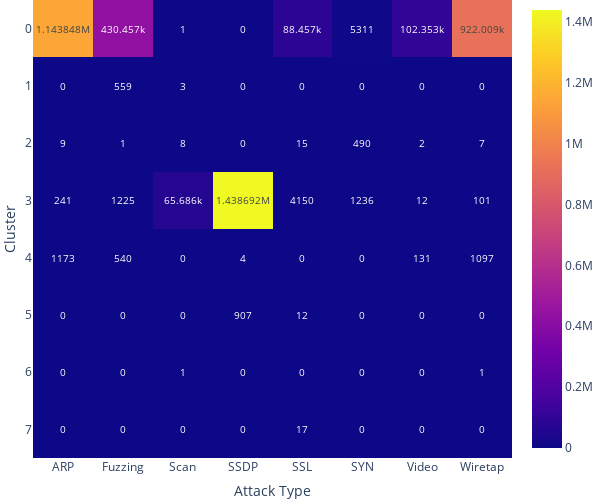

Notebook code for this chart:
### Code cell
fig = px.imshow(df_total_8_mal, text_auto=True)
fig.update_layout(
    xaxis_title="Attack Type", yaxis_title="Cluster", margin=dict(l=0, r=0, t=0, b=0), width=600, height=500
)
fig.show()

### Figure 1 — Plotly figure (JSON) as saved in the notebook; plotly's stock layout.template omitted (floating-point values rounded to 4 significant figures)
{"data": [{"coloraxis": "coloraxis", "hovertemplate": "x: %{x}<br>y: %{y}<br>color: %{z}<extra></extra>", "name": "0", "texttemplate": "%{z}", "type": "heatmap", "x": ["ARP", "Fuzzing", "Scan", "SSDP", "SSL", "SYN", "Video", "Wiretap"], "xaxis": "x", "y": [0, 1, 2, 3, 4, 5, 6, 7], "yaxis": "y", "z": [[1143848, 430457, 1, 0, 88457, 5311, 102353, 922009], [0, 559, 3, 0, 0, 0, 0, 0], [9, 1, 8, 0, 15, 490, 2, 7], [241, 1225, 65686, 1438692, 4150, 1236, 12, 101], [1173, 540, 0, 4, 0, 0, 131, 1097], [0, 0, 0, 907, 12, 0, 0, 0], [0, 0, 1, 0, 0, 0, 0, 1], [0, 0, 0, 0, 17, 0, 0, 0]]}], "layout": {"coloraxis": {"colorscale": [[0, "#0d0887"], [0.1111, "#46039f"], [0.2222, "#7201a8"], [0.3333, "#9c179e"], [0.4444, "#bd3786"], [0.5556, "#d8576b"], [0.6667, "#ed7953"], [0.7778, "#fb9f3a"], [0.8889, "#fdca26"], [1, "#f0f921"]]}, "height": 500, "margin": {"b": 0, "l": 0, "r": 0, "t": 0}, "width": 600, "xaxis": {"anchor": "y", "constrain": "domain", "domain": [0, 1], "scaleanchor": "y", "title": {"text": "Attack Type"}}, "yaxis": {"anchor": "x", "autorange": "reversed", "constrain": "domain", "domain": [0, 1], "title": {"text": "Cluster"}}}}
